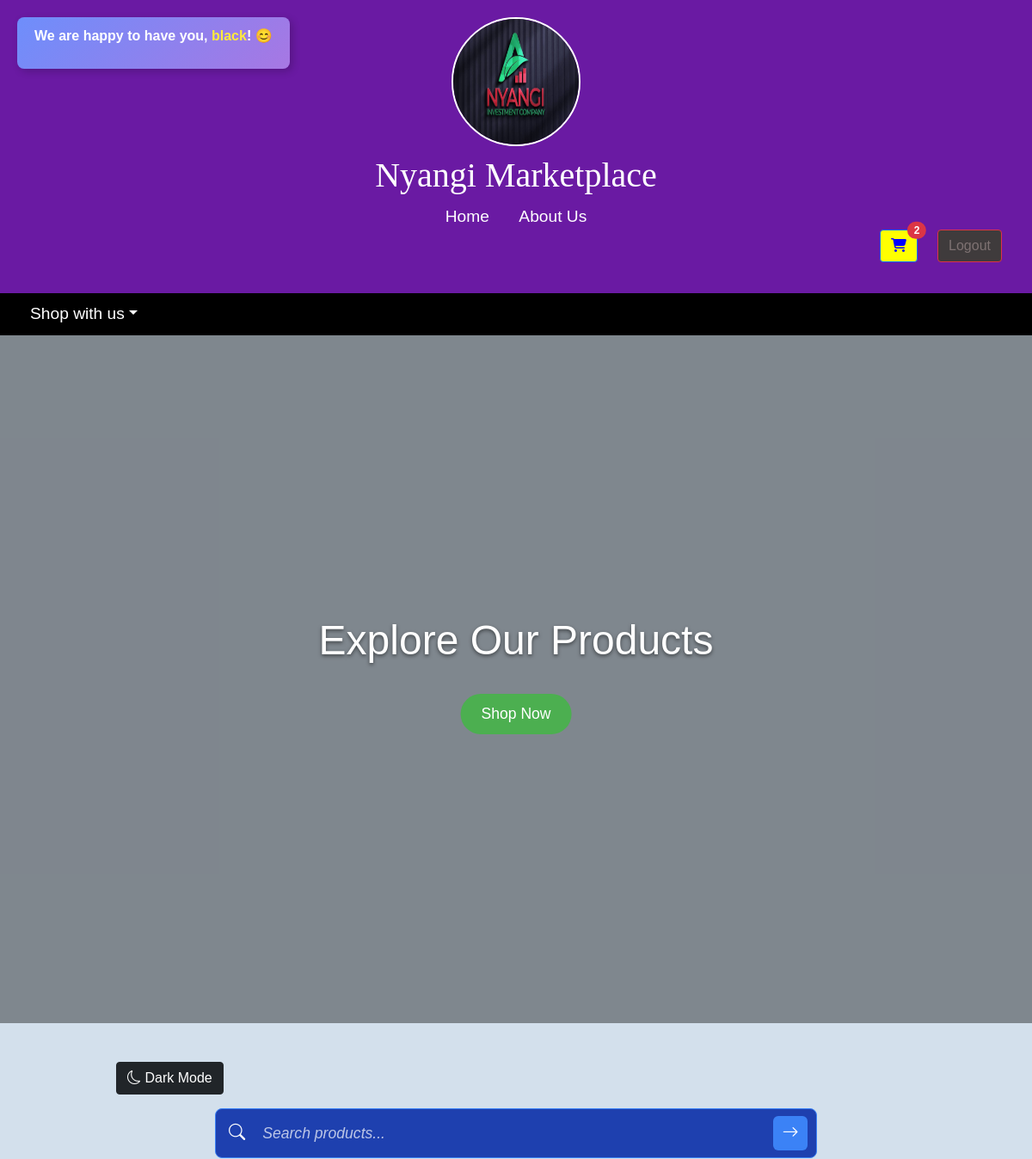
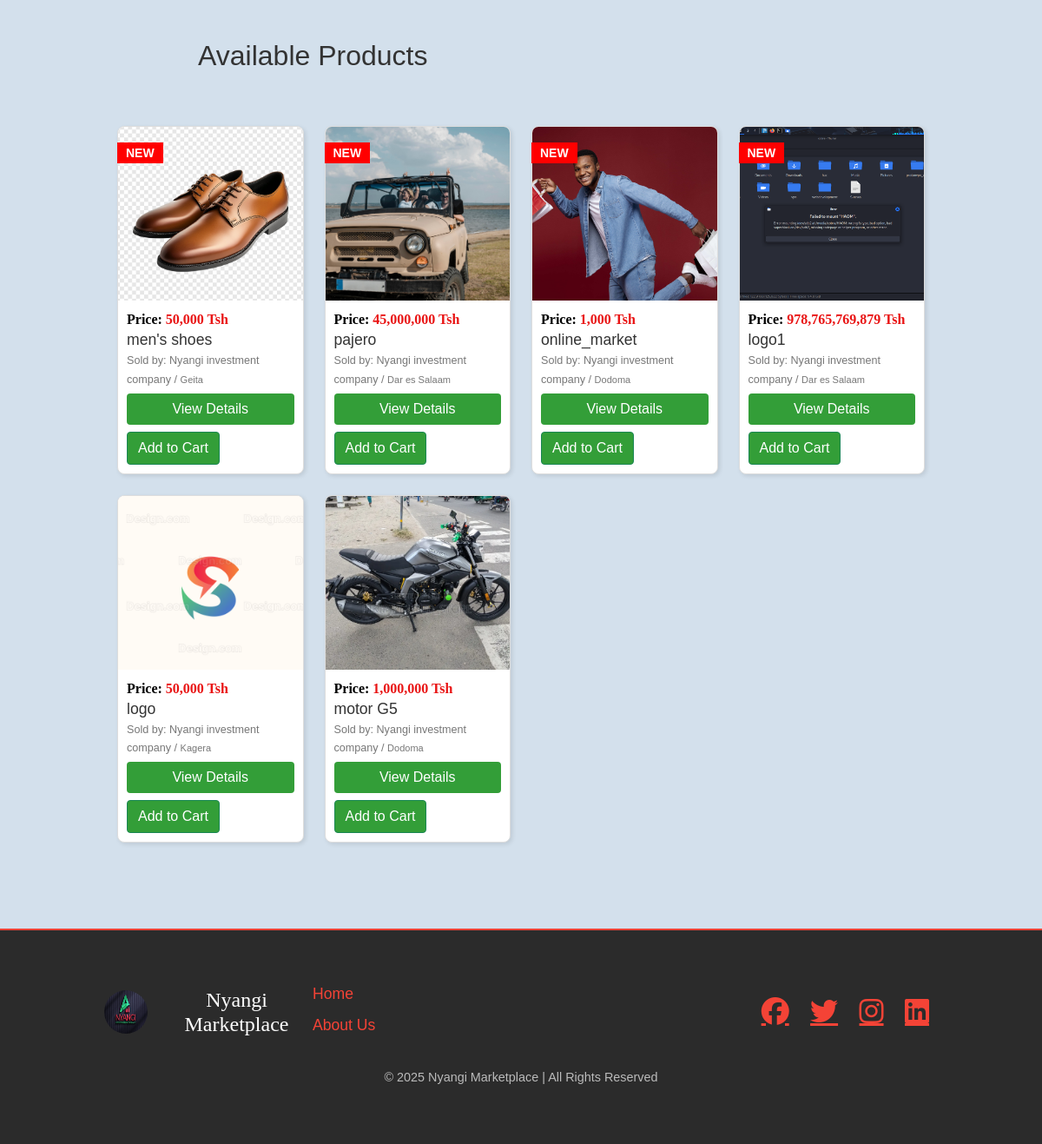
/ (signed in), run on the app's committed database (2 pictures, top to bottom).
### myapp/models.py (models this page shows, shortened)
class Product(models.Model):
    name = models.CharField(max_length=255)
    description = models.TextField()
    price = models.IntegerField()
    category = models.ForeignKey('Category', on_delete=models.CASCADE)
    image = models.ImageField(upload_to='products/')
    image1 = models.ImageField(upload_to='products/', null=True, blank=True, default="")  # NEW IMAGE
    image2 = models.ImageField(upload_to='products/', null=True, blank=True, default="")
    image3 = models.ImageField(upload_to='products/', null=True, blank=True, default="")
    image4 = models.ImageField(upload_to='products/', null=True, blank=True, default="")
    phone_number=models.CharField(max_length=10 ,default='')
    seller = models.ForeignKey('Seller', on_delete=models.CASCADE)
    location = models.CharField(max_length=50, choices=TANZANIA_REGIONS, default='Dar es Salaam')  # Default region
    condition = models.CharField(max_length=100, default="New", blank=True)
    dimensions = models.CharField(max_length=100, default="", blank=True)
    weight = models.CharField(max_length=50, default="", blank=True)
    material = models.CharField(max_length=100, default="", blank=True)
    color = models.CharField(max_length=50, default="", blank=True)
    warranty = models.CharField(max_length=50, default="No Warranty", blank=True)
    model = models.CharField(max_length=100, default="", blank=True)
    release_year = models.IntegerField(default="", blank=True, null=True)
    generation = models.CharField(max_length=50, default="", blank=True)
    brand = models.CharField(max_length=100, default="", blank=True)
    origin_country = models.CharField(max_length=100, default="", blank=True)
    created_at = models.DateTimeField(default=timezone.now, blank=True)
    power_consumption = models.CharField(max_length=50, default="", blank=True)
    battery_life = models.CharField(max_length=50, default="", blank=True)
    charging_time = models.CharField(max_length=50, default="", blank=True)
    connectivity = models.CharField(max_length=100, default="", blank=True)
    processor = models.CharField(max_length=100, default="", blank=True)
    storage_capacity = models.CharField(max_length=100, default="", blank=True)
    screen_size = models.CharField(max_length=50, default="", blank=True)
    resolution = models.CharField(max_length=100, default="", blank=True)
    weight_capacity = models.CharField(max_length=50, default="", blank=True)
    assembly_required = models.BooleanField(default="", blank=True, null=True)
    style = models.CharField(max_length=100, default="", blank=True)
    water_resistant = models.BooleanField(default="", blank=True, null=True)
    upholstery_material = models.CharField(max_length=100, default="", blank=True)
    size = models.CharField(max_length=50, default="", blank=True)
    gender = models.CharField(max_length=50, default="", blank=True)
    fabric_type = models.CharField(max_length=100, default="", blank=True)
    washing_instructions = models.TextField(default="", blank=True)
    shoe_type = models.CharField(max_length=100, default="", blank=True)
    closure_type = models.CharField(max_length=100, default="", blank=True)
    fuel_type = models.CharField(max_length=50, default="", blank=True)
    transmission = models.CharField(max_length=50, default="", blank=True)
    mileage = models.CharField(max_length=50, default="", blank=True)
    engine_capacity = models.CharField(max_length=50, default="", blank=True)
    top_speed = models.CharField(max_length=50, default="", blank=True)
    number_of_seats = models.IntegerField(default="", blank=True, null=True)
    expiration_date = models.DateField(null=True, blank=True)
    ingredients = models.TextField(default="", blank=True)
    calories = models.CharField(max_length=50, default="", blank=True)
    dietary_info = models.CharField(max_length=100, default="", blank=True)
    package_size = models.CharField(max_length=100, default="", blank=True)
    author = models.CharField(max_length=100, default="", blank=True)
    publisher = models.CharField(max_length=100, default="", blank=True)
    edition = models.CharField(max_length=50, default="", blank=True)
    pages = models.IntegerField(default="", blank=True, null=True)
    language = models.CharField(max_length=50, default="", blank=True)
    paper_type = models.CharField(max_length=100, default="", blank=True)
    recommended_age = models.CharField(max_length=50, default="", blank=True)
    number_of_pieces = models.IntegerField(default="", blank=True, null=True)
    safety_certifications = models.CharField(max_length=100, default="", blank=True)
    battery_required = models.BooleanField(default="", blank=True, null=True)
    interactive_features = models.CharField(max_length=100, default="", blank=True)
    skin_type = models.CharField(max_length=100, default="", blank=True)
    scent = models.CharField(max_length=100, default="", blank=True)
    application_method = models.CharField(max_length=100, default="", blank=True)
    volume = models.CharField(max_length=50, default="", blank=True)
    sport_type = models.CharField(max_length=100, default="", blank=True)
    weather_resistant = models.BooleanField(default="", blank=True, null=True)
    material_durability = models.CharField(max_length=100, default="", blank=True)
    gemstone = models.CharField(max_length=100, default="", blank=True)
    metal_type = models.CharField(max_length=100, default="", blank=True)
    weight = models.CharField(max_length=50, default="", blank=True)
    certification = models.CharField(max_length=100, default="", blank=True)

class Seller(models.Model):
    user = models.OneToOneField(User, on_delete=models.CASCADE)
    shop_name = models.CharField(max_length=255)
    phone = models.CharField(max_length=15, default="N/A")  # NEW FIELD with default

### myapp/views.py (the view)
# urls.py: path('', views.home, name='home'),
def home(request):
    products = Product.objects.all().order_by('-created_at')
    recent_products = list(products[:4])  # Get the latest four products
    categories = Category.objects.all()
    query = request.GET.get('query', '')
    if query:
        products = products.filter(name__icontains=query)
    message = "No products found matching your search query." if not products else ""
    cart_item_count = 0
    if request.user.is_authenticated:
        cart_item_count = Cart.objects.filter(user=request.user).count()
    return render(request, 'myapp/home.html', {
        'products': products,
        'recent_products': recent_products,
        'query': query,
        'message': message,
        'categories': categories,
        'cart_item_count': cart_item_count
    })

### myapp/templates/myapp/home.html (shortened to what this page needs)
{% extends 'myapp/base.html' %}
{% load static %}
{% load humanize %}
{% block video %}
<div class="cover">
    <div class="cover-overlay"></div>
    <video autoplay loop muted playsinline class="cover-video">
        <source src="{% static 'images/vid.mp4' %}" type="video/mp4">        Your browser does not support the video tag.
    </video>
    <div class="cover-content">
        <h2>Explore Our Products</h2><br>
        <button onclick="scrollToProducts()" class="btn btn-outline-light rounded-pill px-4">Shop Now</button>
    </div>
</div>
{% endblock %}
{% block content %}
<link rel="stylesheet" href="{% static 'css/home.css' %}">
<div class="container">
    <button id="dark-mode-toggle" class="btn btn-dark mb-3">
        <i class="bi bi-moon"></i> Dark Mode
    </button>
    <form method="get" class="modern-search-form mb-3" onsubmit="scrollToProducts()">
        <div class="modern-search-container">
            <span class="search-icon" onclick="this.parentElement.parentElement.submit()">
                <i class="bi bi-search"></i>
            </span>
            <input type="text" name="query" value="{{ query }}"
                   class="modern-search-input"
                   placeholder="Search products..."
                   aria-label="Search">
            <button type="submit" class="modern-search-btn">
                <i class="bi bi-arrow-right"></i>
            </button>
        </div>
    </form>
    <h2 id="products">Available Products</h2>
    <div class="row">
        {% for product in products %}
        <div class="col-lg-3 col-md-4 col-sm-6 col-6 mb-4">
            {% if product in recent_products %}
            <span class="badge new-badge">New</span>
            {% endif %}
            <div class="card product-card position-relative">
                <div class="image-container">
                    <img src="{{ product.image.url }}" class="card-img-top product-image" alt="{{ product.name }}">
                </div>
                <div class="card-body">
                    <p class="price"><strong style="color: black;">Price:</strong> {{ product.price|intcomma }} Tsh</p>
                    <h5 class="card-title">{{ product.name }}</h5>
                    <p class="seller"><small>Sold by: {{ product.seller.shop_name }} / <small>{{ product.location }}</small></small></p>
                    <a href="{% url 'product_detail' product.id %}" class="btn btn-primary view-details">View Details</a>
                    {% if user.is_authenticated %}
                        <a href="{% url 'add_to_cart' product.id %}" class="btn btn-success mt-2">Add to Cart</a>
                    {% endif %}
                </div>
            </div>
        </div>
        {% endfor %}
    </div>
</div>
{% endblock %}

### myapp/templates/myapp/base.html (shortened to what this page needs)
<!DOCTYPE html>
<html lang="en">
{% load static %}
<head>
    <link rel="stylesheet" href="https://cdnjs.cloudflare.com/ajax/libs/font-awesome/6.4.2/css/all.min.css">
    <link rel="stylesheet" href="{% static 'css/bootstrap.min.css' %}">
    <link rel="stylesheet" href="{% static 'css/base.css' %}">
    <link rel="stylesheet" href="https://cdn.jsdelivr.net/npm/bootstrap-icons/font/bootstrap-icons.css">
</head>
<body>
    <header>
        <div class="logo-container">
            <img src="{% static 'images/NyangiInvestment.jpeg' %}" alt="Nyangi Logo" class="logo">
        </div>
        <h1 style="font-family: Georgia, 'Times New Roman', Times, serif;">Nyangi Marketplace</h1>
        <nav>
            <a href="{% url 'home' %}" style="text-decoration: none;">Home</a>
            <a href="#" style="text-decoration: none;">About Us</a>
            <div class="d-flex justify-content-end align-items-center mb-3">
                <div class="welcome-message">
                    {% if user.is_authenticated %}
                        <p>We are happy to have you, <span>{{ user.username }}</span>! 😊</p>
                    {% endif %}
                </div>
                {% if user.is_authenticated %}
                    <a href="{% url 'view_cart' %}" class="btn btn-outline-primary me-2 position-relative" style="background-color:yellow;">
                        <i class="fas fa-shopping-cart" style="color: blue !important;"></i>
                        {% if cart_item_count > 0 %}
                            <span class="position-absolute top-0 start-100 translate-middle badge rounded-pill bg-danger">
                                {{ cart_item_count }}
                            </span>
                        {% endif %}
                    </a>
                    <a href="{% url 'logout' %}" class="btn btn-outline-danger" style="background-color:rgb(63, 59, 60); color: rgb(126, 114, 114);">Logout</a>
                {% else %}
                    <a href="{% url 'login' %}" class="btn btn-outline-primary me-2" style="background-color:rgb(17, 0, 255); color: white;">Login</a>
                    <a href="{% url 'register' %}" class="btn btn-outline-success" style="color: white; background-color: #45a049;">Register</a>
                {% endif %}
            </div>
        </nav>
    </header>
    {% block shop_with_us %}
    <div class="dropdown">
        <a href="#products" class="dropdown-toggle">Shop with us</a>
    </div>
    {% endblock %}
    {% block video %}{% endblock %}
    <main id="products">
        {% block content %}
        {% endblock %}
    </main>
    <footer>
        <div class="footer-container">
            <div class="footer-logo">
                <img src="{% static 'images/NyangiInvestment.jpeg' %}" alt="Nyangi Logo" class="footer-logo-img">
                <h3>Nyangi Marketplace</h3>
            </div>
            <div class="footer-links">
                <ul>
                    <li><a href="{% url 'home' %}">Home</a></li>
                    <li><a href="#">About Us</a></li>
                </ul>
            </div>
            <div class="footer-social">
                <a href="https://www.facebook.com/" class="social-icon fab fa-facebook" target="_blank"></a>
                <a href="https://twitter.com/" class="social-icon fab fa-twitter" target="_blank"></a>
                <a href="https://www.instagram.com/" class="social-icon fab fa-instagram" target="_blank"></a>
                <a href="https://www.linkedin.com/" class="social-icon fab fa-linkedin" target="_blank"></a>
            </div>
        </div>
        <p class="footer-text">&copy; 2025 Nyangi Marketplace | All Rights Reserved</p>
    </footer>
</body>
</html>

### data on the page
Product: shows "NEW", image (picture), price "50,000", name "men's shoes", seller.shop_name "Nyangi investment company", location "Geita"
Product: shows "NEW", image (picture), price "45,000,000", name "pajero", seller.shop_name "Nyangi investment company", location "Dar es Salaam"
Product: shows "NEW", image (picture), price "1,000", name "online_market", seller.shop_name "Nyangi investment company", location "Dodoma"
Product: shows "NEW", image (picture), price "978,765,769,879", name "logo1", seller.shop_name "Nyangi investment company", location "Dar es Salaam"
Product: image (picture), price "50,000", name "logo", seller.shop_name "Nyangi investment company", location "Kagera"
Product: image (picture), price "1,000,000", name "motor G5", seller.shop_name "Nyangi investment company", location "Dodoma"

### other printed values
{{ user.username }} "black"
{{ cart_item_count }} "2"
